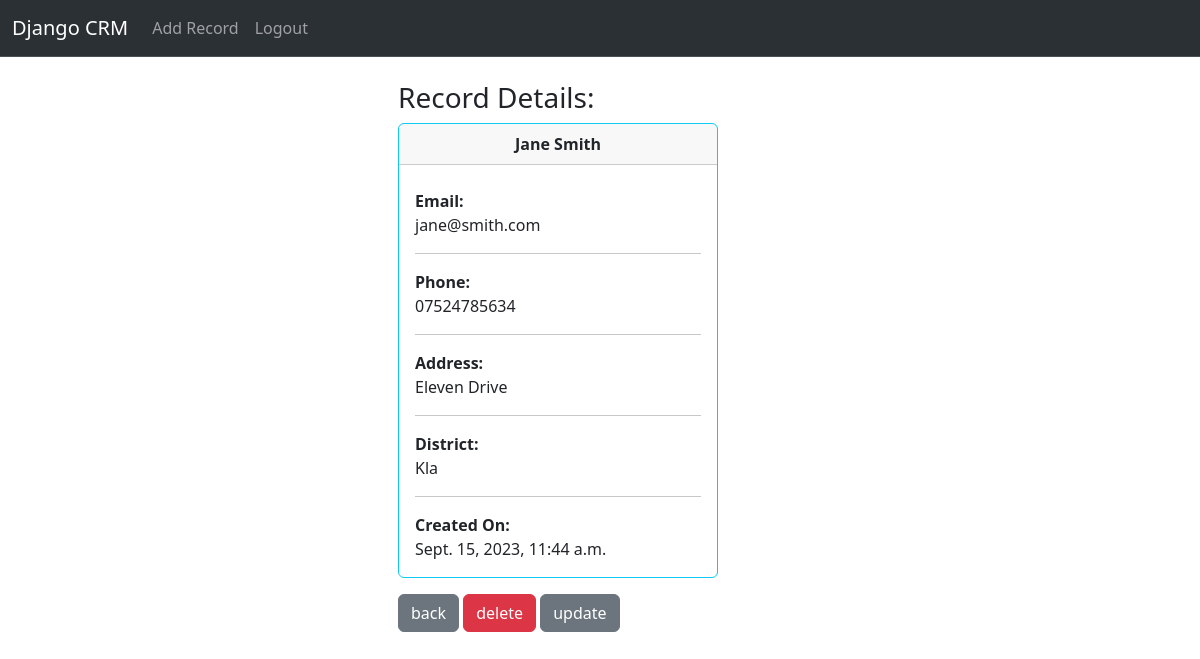
The page /record/2 (signed in) on the database its author committed.
### app/models.py (models this page shows, shortened)
class Record(models.Model):
    created_at = models.DateTimeField(auto_now_add=True)
    first_name = models.CharField(max_length=50)
    last_name = models.CharField(max_length=50)
    email = models.CharField(max_length=100)
    phone = models.CharField(max_length=15)
    address = models.CharField(max_length=50)
    district = models.CharField(max_length=50)

### app/views.py (the view)
# urls.py: path('record/<int:pk>', views.record_detail, name='record'),
def record_detail(request, pk):
    if request.user.is_authenticated:
        record = get_object_or_404(Record, id=pk)
        context = {
            'record': record
        }
        return render(request, 'record_detail.html', context)
    else:
        messages.success(request, 'You must be logged in to view this page')
        return redirect('home')

### app/templates/record_detail.html (shortened to what this page needs)
{% extends 'base.html' %}
{% block content%}
<div class="col-md-6 offset-md-3 mx-auto p-2" style="width: 420px;">
    <h3>Record Details:</h3>
<div class="card border-info mb-3" style="max-width: 20rem;">
    <div class="card-header text-center"><strong>{{ record.first_name }} {{ record.last_name }}</strong></div>
        <div class="card-body">
        <strong>Email: </strong>
            <p class="card-text">{{ record.email }}</p>
            <hr>
        <strong>Phone: </strong>
            <p class="card-text">{{ record.phone }}</p>
            <hr>
        <strong>Address: </strong>
            <p class="card-text">{{ record.address }}</p>
            <hr>
        <strong>District: </strong>
            <p class="card-text">{{ record.district }}</p>
            <hr>
        <strong>Created On: </strong>
            <p class="card-text">{{ record.created_at }}</p>
    </div>
</div>
    <a href="{% url 'home' %}" class="btn btn-secondary">back</a>
    <a href="{% url 'delete' record.id %}" class="btn btn-danger">delete</a>
    <a href="{% url 'update' record.id %}" class="btn btn-secondary">update</a>
</div>
{% endblock%}

### rows shown on the page
Record: first_name "Jane", last_name "Smith", email "jane@smith.com", phone "07524785634", address "Eleven Drive", district "Kla", created_at "Sept. 15, 2023, 11:44 a.m."
